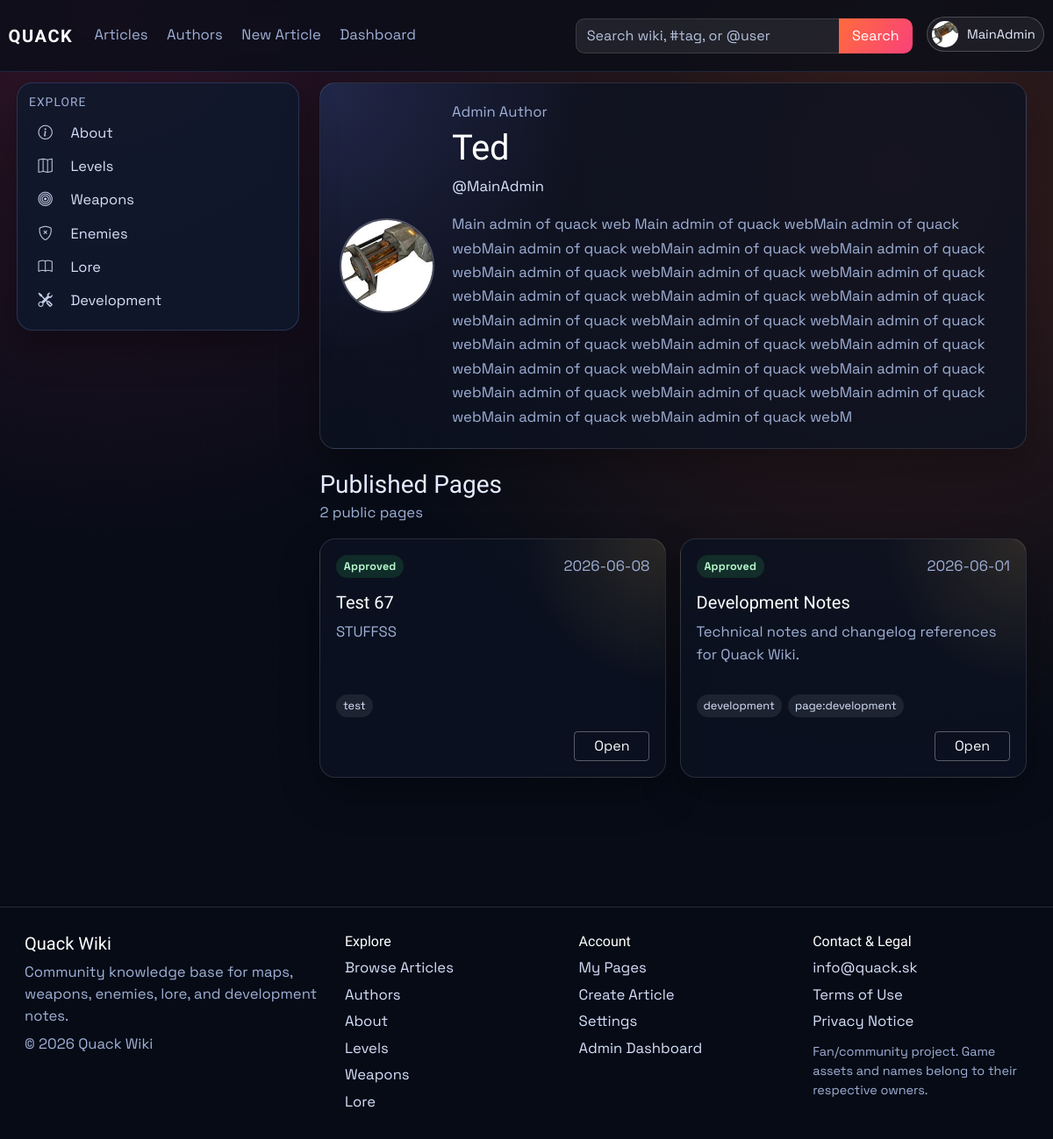
The app's page /authors/MainAdmin (signed in) with its own data.
### models.py (models this page shows, shortened)
class User(db.Model, UserMixin):
    id = db.Column(db.Integer, primary_key=True)
    username = db.Column(db.String(120), unique=True, nullable=False)
    email = db.Column(db.String(120), unique=True, nullable=False)
    password_hash = db.Column(db.String(128), nullable=False)
    profile_image_url = db.Column(db.String(120), nullable=True)
    public_display_name = db.Column(db.String(80), nullable=True)
    public_bio = db.Column(db.Text, nullable=True)
    created_at = db.Column(db.DateTime, default=datetime.utcnow)
    role = db.Column(db.String(30), default='user')
    is_archived = db.Column(db.Boolean, default=False, nullable=False)
    archived_at = db.Column(db.DateTime, nullable=True)

class Article(db.Model):
    id = db.Column(db.Integer, primary_key=True)
    title = db.Column(db.String(120), unique=True, nullable=False)
    author = db.Column(db.String(120), nullable=False)
    created_at = db.Column(db.DateTime, default=datetime.utcnow)
    image_url = db.Column(db.String(120), default='default.png')
    summary = db.Column(db.Text)
    content = db.Column(db.Text, nullable=False)
    infobox_data = db.Column(db.Text, nullable=True)
    tags = db.Column(db.JSON, default=list)
    status = db.Column(db.String(20), default='pending', nullable=False)
    approved_by = db.Column(db.String(120), nullable=True)
    approved_at = db.Column(db.DateTime, nullable=True)
    is_archived = db.Column(db.Boolean, default=False, nullable=False)
    archived_at = db.Column(db.DateTime, nullable=True)

### main.py (the view)
@app.route('/authors/<username>')
def public_profile(username):
    user = User.query.filter_by(username=username).first_or_404()
    if user.is_archived:
        abort(404)
    articles = public_articles_for_user(user)
    article_links = {article_obj.id: article_public_url(article_obj) for article_obj in articles}
    return render_template(
        'public_profile.html',
        profile_user=user,
        articles=articles,
        article_links=article_links,
    )

### main.py (called while the page is built)
def get_site_settings():
    settings = SiteSettings.query.get(1)
    if not settings:
        settings = SiteSettings(id=1)
        db.session.add(settings)
        db.session.commit()
    return settings

@app.context_processor
def inject_site_settings():
    pending_counts = {'pending_articles': 0, 'pending_updates': 0}
    if current_user.is_authenticated and current_user.role in ['admin', 'writer']:
        pending_counts = {
            'pending_articles': Article.query.filter(
                Article.is_archived.is_(False),
                func.lower(func.trim(Article.status)) == 'pending',
            ).count(),
            'pending_updates': ArticleRevision.query.filter_by(status='pending').count(),
        }
    return {'site_settings': get_site_settings(), 'dashboard_pending_counts': pending_counts}

@login_manager.user_loader
def load_user(user_id):
    user = User.query.get(int(user_id))
    if user and user.is_archived:
        return None
    return user

def article_public_url(article_obj: Article) -> str:
    if article_has_tag(article_obj, static_page_tag('about-us')):
        return url_for('about')
    return url_for('article', article_title=article_obj.title)

def normalize_identity(value: str) -> str:
    ascii_value = unicodedata.normalize('NFKD', value or '').encode('ascii', 'ignore').decode('ascii')
    return re.sub(r'[^a-z0-9]+', '', ascii_value.lower())

def find_user_for_article_author(author_name: str):
    if not author_name:
        return None
    exact_user = User.query.filter_by(username=author_name).first()
    if exact_user:
        return None if exact_user.is_archived else exact_user
    normalized_author = normalize_identity(author_name)
    if not normalized_author:
        return None
    active_users = User.query.filter(User.is_archived.is_(False)).all()
    return next(
        (
            user
            for user in active_users
            if normalized_author in {
                normalize_identity(user.username),
                normalize_identity(user.public_display_name),
            }
        ),
        None,
    )

def static_page_tag(page_key: str) -> str:
    return f"page:{page_key.strip().lower()}"

def article_has_tag(article_obj: Article, tag_name: str) -> bool:
    wanted = tag_name.strip().lower()
    return any(str(tag).strip().lower() == wanted for tag in (article_obj.tags or []))

### templates/public_profile.html (shortened to what this page needs)
{% extends "_base.html" %}
{% block content %}
<div class="container-fluid px-0">
    <section class="author-hero mb-4">
        {% if profile_user.profile_image_url %}
        <img class="author-avatar" src="{{ url_for('static', filename='img/' ~ profile_user.profile_image_url) }}" alt="{{ profile_user.username }} profile picture">
        {% else %}
        <div class="author-avatar author-avatar-fallback">{{ profile_user.username[0]|upper }}</div>
        {% endif %}
        <div>
            <p class="article-meta mb-1">
                {{ profile_user.role|capitalize }} Author
            </p>
            <h1 class="article-title mb-2">{{ profile_user.public_display_name or profile_user.username }}</h1>
            <p class="author-username mb-3">@{{ profile_user.username }}</p>
            <p class="author-bio mb-0">{{ profile_user.public_bio or "This author has not added a public bio yet." }}</p>
        </div>
    </section>
    <section class="d-flex justify-content-between align-items-center mb-3">
        <div>
            <h3 class="mb-1">Published Pages</h3>
            <p class="article-meta mb-0">{{ articles|length }} public {{ 'page' if articles|length == 1 else 'pages' }}</p>
        </div>
    </section>
    <section class="my-pages-grid">
        {% for article in articles %}
        <article class="my-page-card">
            <div class="my-page-card-top">
                <span class="my-page-status my-page-status-approved">Approved</span>
                <span class="article-meta">{{ article.created_at.strftime('%Y-%m-%d') if article.created_at else 'Unknown date' }}</span>
            </div>
            <h3 class="my-page-title">{{ article.title }}</h3>
            <p class="my-page-summary">{{ article.summary or "No summary available yet." }}</p>
            {% if article.tags %}
            <div class="my-page-tags">
                {% for tag in article.tags[:5] %}
                <span>{{ tag }}</span>
                {% endfor %}
            </div>
            {% endif %}
            <div class="my-page-actions">
                <a class="btn btn-outline-light btn-sm" href="{{ article_links[article.id] }}">Open</a>
            </div>
        </article>
        {% else %}
        <div class="card p-4 my-pages-empty">
            <p class="text-muted mb-0">No published pages yet.</p>
        </div>
        {% endfor %}
    </section>
</div>
{% endblock %}

### templates/partials/navbar.html (shortened to what this page needs)
<nav class="navbar navbar-expand-lg main-nav">
    <div class="container-fluid nav-wrap">
        <a class="navbar-brand brand-mark" href="{{ url_for('index') }}">QUACK</a>
        <div class="collapse navbar-collapse" id="navbarNav">
            <ul class="navbar-nav me-auto nav-links">
                <li class="nav-item"><a class="nav-link" href="{{ url_for('articles') }}">Articles</a></li>
                <li class="nav-item"><a class="nav-link" href="{{ url_for('authors') }}">Authors</a></li>
                <li class="nav-item"><a class="nav-link" href="{{ url_for('create_article') }}">New Article</a></li>
                {% if current_user.is_authenticated and current_user.role == "admin" %}
                <li class="nav-item"><a class="nav-link" href="{{ url_for('dashboard_users') }}">Dashboard</a></li>
                {% elif current_user.is_authenticated and current_user.role == "writer" %}
                <li class="nav-item"><a class="nav-link" href="{{ url_for('dashboard_articles') }}">Dashboard</a></li>
                {% endif %}
            </ul>
            <ul class="navbar-nav ms-auto align-items-lg-center nav-tools">
                <li class="nav-item nav-search-wrap">
                    <form class="nav-search" method="GET" action="{{ url_for('site_search') }}">
                        {% set nav_query = request.args.get('q', '') %}
                        {% if request.endpoint == 'authors' and request.args.get('all') == '1' and nav_query %}
                            {% set nav_query = '@' ~ nav_query %}
                        {% elif request.endpoint not in ['articles', 'authors'] %}
                            {% set nav_query = '' %}
                        {% endif %}
                        <input class="form-control" type="search" name="q" value="{{ nav_query }}" placeholder="Search wiki, #tag, or @user">
                        <button class="btn btn-brand" type="submit">Search</button>
                    </form>
                </li>
                {% if current_user.is_authenticated %}
                <li class="nav-item dropdown ms-lg-3">
                    <a class="profile-trigger" href="#" role="button" data-bs-toggle="dropdown" aria-expanded="false">
                        {% if current_user.profile_image_url %}
                        <img class="profile-avatar profile-avatar-img" src="{{ url_for('static', filename='img/' ~ current_user.profile_image_url) }}" alt="{{ current_user.username }} profile picture">
                        {% else %}
                        <span class="profile-avatar">{{ current_user.username[0]|upper }}</span>
                        {% endif %}
                        <span class="profile-name">{{ current_user.username }}</span>
                    </a>
                </li>
                {% else %}
                <li class="nav-item ms-lg-3">
                    <a class="btn btn-outline-light nav-login-btn" href="{{ url_for('login') }}">Login</a>
                </li>
                {% endif %}
            </ul>
        </div>
    </div>
</nav>

### templates/partials/tag_link.html
{% macro tag_article_link(tag, label, icon='', class_name='') -%}
<a href="{{ url_for('about') if tag == 'about-us' else url_for('tagged_article', tag=tag) }}"{% if class_name %} class="{{ class_name }}"{% endif %}>
    {% if icon %}<i class="{{ icon }} sidebar-icon"></i>{% endif %}{{ label }}
</a>
{%- endmacro %}

### records on screen
User: profile_image_url (picture), username "MainAdmin", role "Admin", public_display_name "Ted", public_bio "Main admin of quack web Main admin of quack webMain admin of quack webMain admin of quack webMain admin of quack webMain admin of quack webMain admin of quack webMain admin of quack webMain admin of quack webMain admin of quack webMain admin of quack webMain admin of quack webMain admin of quack webMain admin of quack webMain admin of quack webMain admin of quack webMain admin of quack webMain admin of quack webMain admin of quack webMain admin of quack webMain admin of quack webMain admin of quack webMain admin of quack webMain admin of quack webMain admin of quack webMain admin of quack webM"
Article: title "Levels Levels"
Article: title "Weapons Weapons"
Article: title "Enemies"
Article: title "Lore Lore"
Article: created_at "2026-06-08", title "Test 67", summary "STUFFSS", 5 "test"
Article: created_at "2026-06-01", title "Development Notes", summary "Technical notes and changelog references for Quack Wiki.", 5 "development" "page:development"

### other values on screen
{{ label }} "About Development About"
{{ articles|length }} "2"
{{ 'page' if articles|length == 1 else 'pages' }} "pages"
